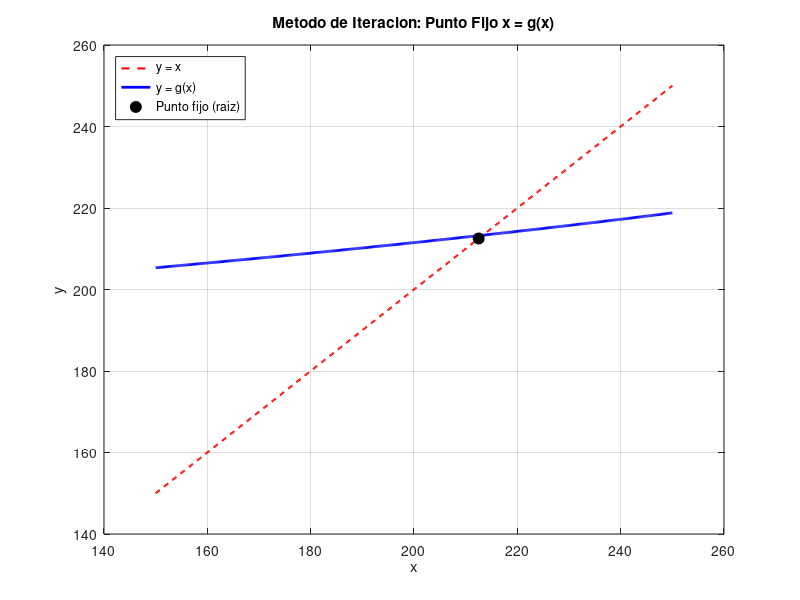

Reproduce this figure in MATLAB.
% Ejercicio 3: Metodo de Iteracion y Aceleracion de Aitken
printf('--- Ejercicio 3: Metodo de Iteracion con Aceleracion de Aitken ---\n\n');

f = @(x) 5*x - 200*log(400/(500-x)) - 1000;
g = @(x) (1000 + 200*log(400/(500-x))) / 5;

valor_inicial      = input('Ingrese el valor inicial x0: ');
tolerancia         = input('Ingrese la cota de error: ');
usar_aitken        = input('Desea usar Aceleracion de Aitken? (1=Si, 0=No): ');

maximo_iteraciones = 100;

derivada_g = @(x) 200 / (5 * (500 - x));
printf('\nCondicion de convergencia en x0 = %.6f:\n', valor_inicial);
printf("  |g'(x0)| = %.6f ", abs(derivada_g(valor_inicial)));
if abs(derivada_g(valor_inicial)) < 1
  printf('< 1 El metodo CONVERGE en este entorno.\n\n');
else
  printf('>= 1 ADVERTENCIA: el metodo puede no converger.\n\n');
end

tic;

if usar_aitken == 0
  printf('--- Metodo de Iteracion ---\n\n');

  x = valor_inicial;
  printf('x_0 = %.6f\n\n', x);

  for iteracion = 1:maximo_iteraciones
    x_siguiente = g(x);
    error_actual = abs(x_siguiente - x);

    printf('x_%d = g(x_%d) = %.6f   E = |x_%d - x_%d| = |%.6f - %.6f| = %.8f\n', ...
           iteracion, iteracion-1, x_siguiente, iteracion, iteracion-1, x_siguiente, x, error_actual);

    x_anterior = x;
    x = x_siguiente;
    if error_actual < tolerancia
      break;
    end
  end

  printf('\nE = |x_%d - x_%d| = |%.6f - %.6f| = %.8f < %.8f  --> Criterio cumplido\n', ...
         iteracion, iteracion-1, x, x_anterior, error_actual, tolerancia);

  printf('\nRaiz aproximada: x = %.6f\n', x);
  printf('f(x) = %.8f\n', f(x));
  printf('Iteraciones: %d\n', iteracion);



else
  printf('--- Metodo de Iteracion con Aceleracion de Aitken ---\n\n');

  x = valor_inicial;
  idx = 0;
  printf('  x_%d   = %.6f\n\n', idx, x);

  for iteracion = 1:maximo_iteraciones
    x_uno = g(x);
    x_dos = g(x_uno);

    denominador = x_dos - 2*x_uno + x;
    if abs(denominador) < eps
      printf('Denominador muy pequeno, se detiene.\n');
      x = x_uno;
      break;
    end

    x_aitken = x_dos - (x_dos - x_uno)^2 / denominador;
    x_check  = g(x_aitken);
    error_actual = abs(x_check - x_aitken);

    printf('  x_%d   = g(x_%d) = %.6f\n',   idx+1, idx,   x_uno);
    printf('  x_%d   = g(x_%d) = %.6f\n',   idx+2, idx+1, x_dos);
    printf('  x_%d   = %.6f  (Aitken)\n',   idx+3,        x_aitken);
    printf('  x_%d   = g(x_%d) = %.6f   E = |x_%d - x_%d| = |%.6f - %.6f| = %.8f\n\n', ...
           idx+4, idx+3, x_check, idx+4, idx+3, x_check, x_aitken, error_actual);

    if error_actual < tolerancia
      x = x_aitken;
      break;
    end
    idx = idx + 4;
    x = x_aitken;
  end

  printf('E = |x_%d - x_%d| = |%.6f - %.6f| = %.8f < %.8f  --> Criterio cumplido\n', ...
         idx+4, idx+3, x_check, x_aitken, error_actual, tolerancia);
  printf('\nRaiz aproximada (Aitken): x = %.6f\n', x);
  printf('f(x) = %.8f\n', f(x));
  printf('Iteraciones: %d (%d ciclos de Aitken)\n', idx+4, iteracion);
end



tiempo = toc;
printf('\nTiempo de proceso: %.6f segundos\n', tiempo);

x_valores = linspace(150, 250, 500);
g_valores = (1000 + 200*log(400 ./ (500 - x_valores))) / 5;

figure(1);
plot(x_valores, x_valores, 'r--', 'LineWidth', 1.5);
hold on;
plot(x_valores, g_valores, 'b-', 'LineWidth', 2);
plot(x, x, 'ko', 'MarkerSize', 8, 'MarkerFaceColor', 'k');
hold off;

xlabel('x');
ylabel('y');
title('Metodo de Iteracion: Punto Fijo x = g(x)');
legend('y = x', 'y = g(x)', 'Punto fijo (raiz)', 'Location', 'northwest');
grid on;
